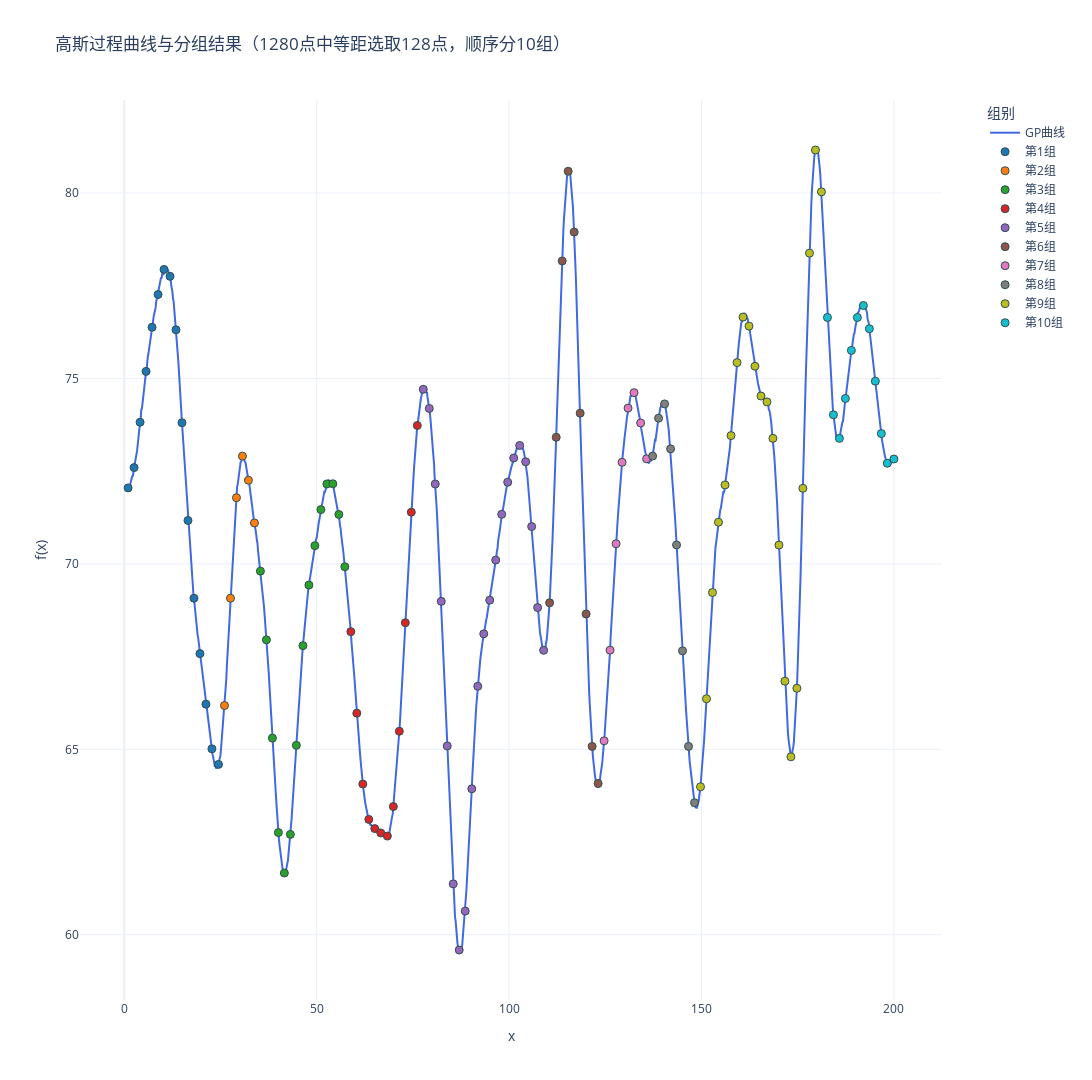

The notebook cell saved with this chart:
### Code cell
import numpy as np
import plotly.graph_objects as go
from sklearn.gaussian_process import GaussianProcessRegressor
from sklearn.gaussian_process.kernels import RBF, ConstantKernel, WhiteKernel

import sys
import os
# 使用当前工作目录
project_root = os.path.dirname(os.getcwd())  # 获取当前目录的父目录
sys.path.insert(0, project_root)
from util.methods import assign_variances  # 若未使用，可保留以兼容后续逻辑

seed = 16
# 定义核函数
kernel = ConstantKernel(25.0) * RBF(length_scale=4.0) + WhiteKernel(1e-3)
gp = GaussianProcessRegressor(kernel=kernel)

# 1) 致密网格：1280 个点
x_dense = np.linspace(1, 200, 1280).reshape(-1, 1)

# 2) 在致密网格上采样一条 GP 曲线（先验）
y_dense = gp.sample_y(x_dense, n_samples=1, random_state=seed).flatten() + 70

# 3) 从 1280 个点中等距选择 128 个点（顺序保持）
# 等距索引：0..1279 中抽 128 个点
select_idx = np.linspace(0, 1279, 128, dtype=int)
x_selected = x_dense[select_idx].flatten()   # 选中的 128 个 x
y_selected = y_dense[select_idx]            # 选中的 128 个 y

# 4) 用核函数在“被选点”上计算协方差（注意：这里用 x_selected 本身，而非整数 1..200）
# 核函数需要二维输入
cov_matrix = kernel(x_selected.reshape(-1, 1))
std_dev = np.sqrt(np.diag(cov_matrix))
corr_matrix = cov_matrix / np.outer(std_dev, std_dev)

# 5) 保存矩阵与均值向量
np.savetxt('Sigma1.txt', cov_matrix, 
           fmt='%.6f',
           header=f'高斯过程协方差矩阵（基于选中128个点）\n核函数: {kernel}')

np.savetxt('correlation_matrix.txt', corr_matrix,
           fmt='%.6f',
           header=f'高斯过程相关性矩阵（基于选中128个点）\n核函数: {kernel}')

np.savetxt('mu.txt', 
           y_selected,
           fmt='%.6f',
           header='选中点上的“真实均值”')

# 6) 分组：按顺序切块为 10 组
group_sizes = [16, 6, 15, 12, 21, 9, 8, 8, 21, 12]
assert sum(group_sizes) == 128, "分组大小之和必须为 128"

group_labels = np.empty(128, dtype=int)
start = 0
for g, size in enumerate(group_sizes):
    end = start + size
    group_labels[start:end] = g
    start = end

group_names = [f"第{i+1}组" for i in range(10)]

# 7) 绘图
fig = go.Figure()

# 连续曲线（基于 1280 个点）
fig.add_trace(go.Scatter(
    x=x_dense.flatten(), 
    y=y_dense,
    mode='lines',
    name='GP曲线',
    line=dict(color='royalblue', width=2)
))

# 颜色：10 组
colors = [
    '#1f77b4', '#ff7f0e', '#2ca02c', '#d62728', '#9467bd',
    '#8c564b', '#e377c2', '#7f7f7f', '#bcbd22', '#17becf'
]

# 叠加选中点的分组散点
for group in range(10):
    mask = (group_labels == group)
    fig.add_trace(go.Scatter(
        x=x_selected[mask],
        y=y_selected[mask],
        mode='markers',
        name=group_names[group],
        marker=dict(
            color=colors[group],
            size=8,
            line=dict(width=1, color='DarkSlateGrey')
        )
    ))

fig.update_layout(
    title='高斯过程曲线与分组结果（1280点中等距选取128点，顺序分10组）',
    xaxis_title='x',
    yaxis_title='f(x)',
    template='plotly_white',
    height=1080,
    width=1920,
    legend=dict(
        title='组别',
        x=1.05,
        y=1,
        xanchor='left',
        yanchor='top',
        bgcolor='rgba(255,255,255,0.8)'
    ),
    margin=dict(r=150) 
)

fig.show()

### Figure 1 — Plotly figure (JSON) as saved in the notebook; plotly's stock layout.template omitted (floating-point values rounded to 4 significant figures; data arrays with more than 128 entries replaced by an {"elided": "..."} marker saying what was removed)
{"data": [{"line": {"color": "royalblue", "width": 2}, "mode": "lines", "name": "GP曲线", "type": "scatter", "x": {"elided": "1280 float values"}, "y": {"elided": "1280 float values"}}, {"marker": {"color": "#1f77b4", "line": {"color": "DarkSlateGrey", "width": 1}, "size": 8}, "mode": "markers", "name": "第1组", "type": "scatter", "x": [1.0, 2.556, 4.112, 5.668, 7.224, 8.78, 10.34, 11.89, 13.45, 15.0, 16.56, 18.11, 19.67, 21.23, 22.78, 24.49], "y": [72.05, 72.6, 73.82, 75.19, 76.38, 77.26, 77.94, 77.75, 76.31, 73.81, 71.17, 69.07, 67.58, 66.22, 65.01, 64.59]}, {"marker": {"color": "#ff7f0e", "line": {"color": "DarkSlateGrey", "width": 1}, "size": 8}, "mode": "markers", "name": "第2组", "type": "scatter", "x": [26.05, 27.61, 29.16, 30.72, 32.27, 33.83], "y": [66.18, 69.08, 71.78, 72.9, 72.26, 71.1]}, {"marker": {"color": "#2ca02c", "line": {"color": "DarkSlateGrey", "width": 1}, "size": 8}, "mode": "markers", "name": "第3组", "type": "scatter", "x": [35.39, 36.94, 38.5, 40.05, 41.61, 43.16, 44.72, 46.43, 47.99, 49.54, 51.1, 52.66, 54.21, 55.77, 57.32], "y": [69.8, 67.95, 65.3, 62.76, 61.66, 62.71, 65.11, 67.8, 69.43, 70.49, 71.46, 72.16, 72.16, 71.33, 69.92]}, {"marker": {"color": "#d62728", "line": {"color": "DarkSlateGrey", "width": 1}, "size": 8}, "mode": "markers", "name": "第4组", "type": "scatter", "x": [58.88, 60.44, 61.99, 63.55, 65.1, 66.66, 68.37, 69.93, 71.48, 73.04, 74.59, 76.15], "y": [68.17, 65.98, 64.06, 63.11, 62.86, 62.74, 62.66, 63.46, 65.49, 68.41, 71.39, 73.73]}, {"marker": {"color": "#9467bd", "line": {"color": "DarkSlateGrey", "width": 1}, "size": 8}, "mode": "markers", "name": "第5组", "type": "scatter", "x": [77.71, 79.26, 80.82, 82.37, 83.93, 85.49, 87.04, 88.6, 90.31, 91.86, 93.42, 94.98, 96.53, 98.09, 99.64, 101.2, 102.8, 104.3, 105.9, 107.4, 109.0], "y": [74.71, 74.19, 72.15, 68.99, 65.09, 61.37, 59.59, 60.64, 63.94, 66.7, 68.11, 69.02, 70.1, 71.34, 72.2, 72.85, 73.19, 72.75, 71.01, 68.82, 67.67]}, {"marker": {"color": "#8c564b", "line": {"color": "DarkSlateGrey", "width": 1}, "size": 8}, "mode": "markers", "name": "第6组", "type": "scatter", "x": [110.5, 112.2, 113.8, 115.4, 116.9, 118.5, 120.0, 121.6, 123.1], "y": [68.95, 73.41, 78.17, 80.59, 78.95, 74.06, 68.65, 65.08, 64.08]}, {"marker": {"color": "#e377c2", "line": {"color": "DarkSlateGrey", "width": 1}, "size": 8}, "mode": "markers", "name": "第7组", "type": "scatter", "x": [124.7, 126.3, 127.8, 129.4, 130.9, 132.5, 134.2, 135.7], "y": [65.23, 67.67, 70.54, 72.74, 74.2, 74.62, 73.8, 72.83]}, {"marker": {"color": "#7f7f7f", "line": {"color": "DarkSlateGrey", "width": 1}, "size": 8}, "mode": "markers", "name": "第8组", "type": "scatter", "x": [137.3, 138.9, 140.4, 142.0, 143.5, 145.1, 146.6, 148.2], "y": [72.91, 73.93, 74.31, 73.1, 70.51, 67.65, 65.08, 63.56]}, {"marker": {"color": "#bcbd22", "line": {"color": "DarkSlateGrey", "width": 1}, "size": 8}, "mode": "markers", "name": "第9组", "type": "scatter", "x": [149.7, 151.3, 152.9, 154.4, 156.1, 157.7, 159.2, 160.8, 162.3, 163.9, 165.5, 167.0, 168.6, 170.1, 171.7, 173.2, 174.8, 176.4, 178.1, 179.6, 181.2], "y": [63.99, 66.36, 69.23, 71.12, 72.13, 73.46, 75.43, 76.65, 76.41, 75.33, 74.53, 74.37, 73.38, 70.51, 66.84, 64.8, 66.65, 72.04, 78.38, 81.16, 80.03]}, {"marker": {"color": "#17becf", "line": {"color": "DarkSlateGrey", "width": 1}, "size": 8}, "mode": "markers", "name": "第10组", "type": "scatter", "x": [182.7, 184.3, 185.8, 187.4, 189.0, 190.5, 192.1, 193.6, 195.2, 196.7, 198.3, 200.0], "y": [76.64, 74.02, 73.38, 74.46, 75.76, 76.64, 76.97, 76.34, 74.93, 73.51, 72.71, 72.83]}], "layout": {"height": 1080, "legend": {"bgcolor": "rgba(255,255,255,0.8)", "title": {"text": "组别"}, "x": 1.05, "xanchor": "left", "y": 1, "yanchor": "top"}, "margin": {"r": 150}, "title": {"text": "高斯过程曲线与分组结果（1280点中等距选取128点，顺序分10组）"}, "width": 1920, "xaxis": {"title": {"text": "x"}}, "yaxis": {"title": {"text": "f(x)"}}}}
